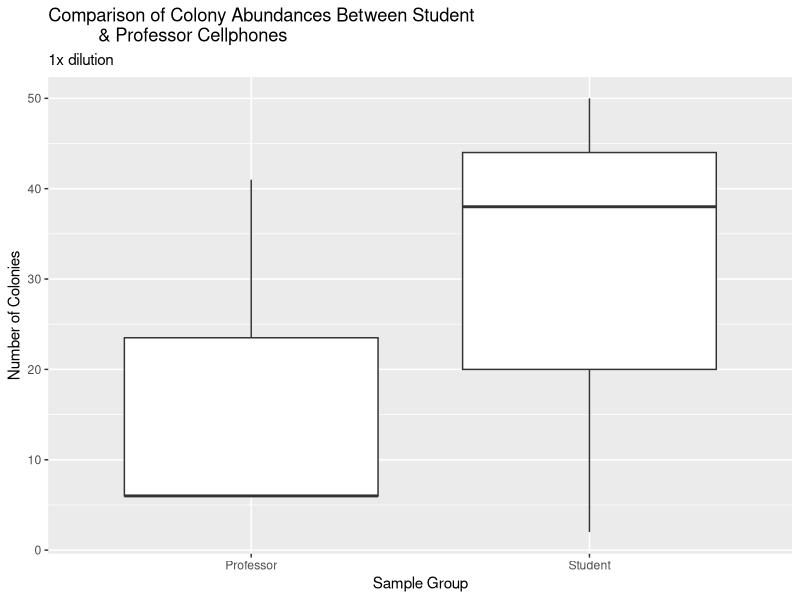
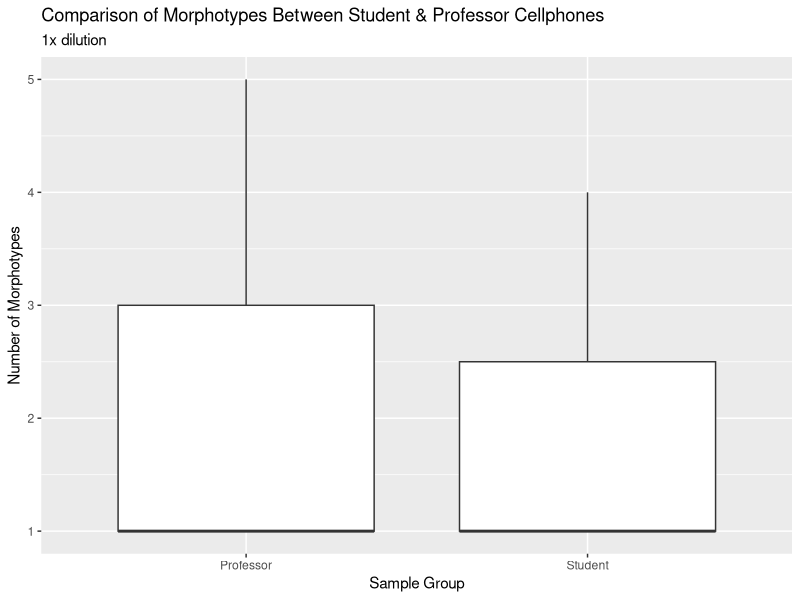

R code for these plots, in order:
## ---- chunk 1
# global setup
knitr::opts_chunk$set(echo = FALSE, message = FALSE, warning = FALSE)
## ---- chunk 2
#loading libraries
library("ggplot2")
library("dplyr")
library("tidyr")
library("readr")
library("broom")
library("knitr")
## ---- chunk 3
# read in the culture data from csv
culture_data <- read_csv(
  "data/raw_data/raw_culture_count_data/BIOL422_culturing_data.csv")
## ---- chunk 4
# filter out only 100x dilutions and make boxplot
culture_data %>%
  filter(student_name == "Shreya Barma") %>%
  filter(dilution_1_10_or_100 == "1") %>%
  ggplot(aes(x = sample_group,
             y = number_of_colonies)) +
  geom_boxplot() +
  ggtitle("Comparison of Colony Abundances Between Student
          & Professor Cellphones", "1x dilution") +
  xlab("Sample Group") +
  ylab("Number of Colonies")
## ---- chunk 5
# run a statistical test to compare the two groups of abundances
culture_data %>%
  filter(student_name == "Shreya Barma") %>%
  filter(dilution_1_10_or_100 == "1") %>%
  wilcox.test(data = .,
              number_of_colonies ~ sample_group) %>%
  broom::glance(x = .) %>%
  knitr::kable()
## ---- chunk 6
# filter out only 100x dilutions and make boxplot
culture_data %>%
  filter(student_name == "Shreya Barma") %>%
  filter(dilution_1_10_or_100 == "1") %>%
  ggplot(aes(x = sample_group,
             y = as.numeric(number_of_morphotypes))) +
  geom_boxplot() +
  ggtitle(
    "Comparison of Morphotypes Between Student & Professor Cellphones",
    "1x dilution") +
  xlab("Sample Group") +
  ylab("Number of Morphotypes")
## ---- chunk 7
#run a statistical test to compare the two groups of abundances
culture_data %>%
  filter(student_name == "Shreya Barma") %>%
  filter(dilution_1_10_or_100 == "1") %>%
  wilcox.test(data = .,
              as.numeric(number_of_morphotypes)~ sample_group) %>%
  broom::glance(x = .) %>%
  knitr::kable()
